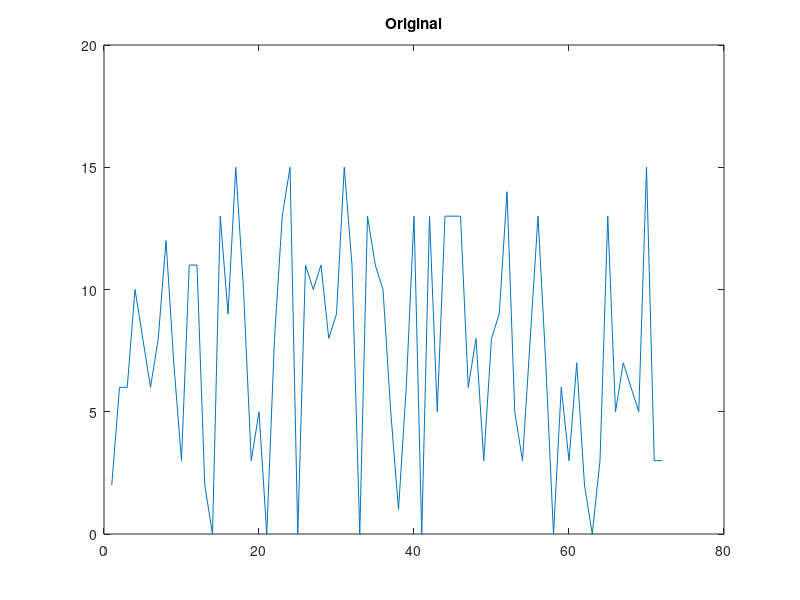

Reproduce this figure in MATLAB. (Note: this script raises an error after producing the figure.)
close all
clear all

oversampling = 32;
numCarriers = 18;
numSymbols = 4;

fs = 4e6;
ts = 1/fs;
data_source = randsrc(1,72,[0 1 2 3 4 5 6 7 8 9 10 11 12 13 14 15]);

figure;
plot(data_source);
title('Original');

hModulator =  comm.RectangularQAMModulator(16);
hDemodulator =  comm.RectangularQAMDemodulator(16);

modData = step(hModulator, data_source.').';
data_matrix = reshape(modData, numCarriers, numSymbols);

ifft_data = ifft(data_matrix,numCarriers);
[rows_ifft_data cols_ifft_data]=size(ifft_data);
len_ofdm_data = rows_ifft_data*cols_ifft_data;
ofdmSignal = reshape(ifft_data, 1, len_ofdm_data);

figure;
plot(real(ofdmSignal), 'b-x'); hold on;
plot(imag(ofdmSignal), 'r-x'); hold off;


% IQ modulation
ofdmSignal = resample(ofdmSignal,oversampling,1);   %resample to have more samples per symbol
fc = 700e3;
tc = [0:ts:(length(ofdmSignal)-1)*ts];
%mixedSignal = ofdmSignal .* exp(j*2*pi*fc*tc);
mixedSignal = ofdmSignal .* (cos(2*pi*fc*tc)+j*sin(2*pi*fc*tc));



%fc = 699.9e3;  %carrier frequency error
mixedSignal = real(mixedSignal);
mixedSignal = awgn(mixedSignal,27,0);   %SNR = 27dB, low noisy, WORST CASE! border to see it by eyes
% mixedSignal = awgn(mixedSignal,33,0);   %SNR = 33dB, added noise
% mixedSignal = awgn(mixedSignal,39,0);   %SNR = 39dB, added noise, bad
                                            % GOOD case


xAxis = linspace(0,fs,1024);
figure;
plot(xAxis, abs(fft(ofdmSignal, 1024))); hold on;
plot(xAxis, abs(fft(mixedSignal, 1024)), 'r'); hold off;

deMixedSignal = mixedSignal .* exp(-j*2*pi*fc*tc);
%deMixedSignal = mixedSignal .* (cos(2*pi*fc*tc) + j*sin(2*pi*fc*tc));

%%%%%FILTERING without this it's not running! filtering is neededing,
%%%%%otherwis high frequencies are creating noise
%%%Filter by zeroing FFT spectrum

%%%Filter by frequency spectrum zeroing FFT(y) --> zeroing --> IFFT(y)
%%%Better result than butterworth filter
deMixedSignal = fft(deMixedSignal);
deMixedSignal(end/4:3*end/4) = 0;
deMixedSignal = ifft(deMixedSignal);

%%%Filter by butterworth filer
% filtFc = 500e3;
% [b,a] = butter(2,filtFc/(fs/2));
% deMixedSignal = filter(b,a,deMixedSignal);
%%%%%END FILTERING

%deMixedSignalResampled = resample(deMixedSignal,1,oversampling);
 deMixedSignalResampled = downsample(deMixedSignal,oversampling);

figure;
plot(abs(fft(deMixedSignal))); hold on;
title('deMixedSignal');

deMixedSignalResampled = reshape(deMixedSignalResampled, numCarriers, numSymbols);
fftSignal = fft(deMixedSignalResampled);
fftSignal = reshape(fftSignal, 1, numCarriers*numSymbols);
demodSignal = step(hDemodulator, fftSignal.').';

figure;
plot(demodSignal);
title('Demodulated');

figure;
plot(real(fftSignal), imag(fftSignal),'b.');
title('Received data');

figure;
subplot(221); plot(real(modData));
subplot(223); plot(imag(modData), 'r');
subplot(222); plot(real(fftSignal));
subplot(224); plot(imag(fftSignal), 'r');
title('Modulated signal, fftSignal comparison');

